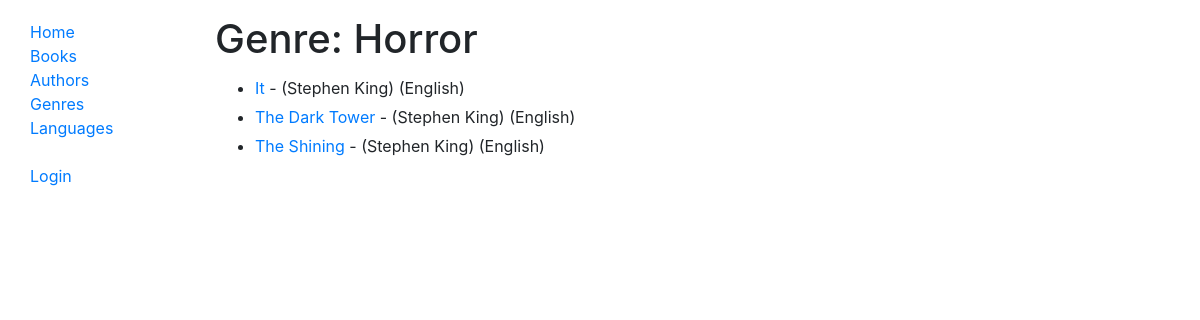
Page /catalog/genre/10 on the earlier database version.
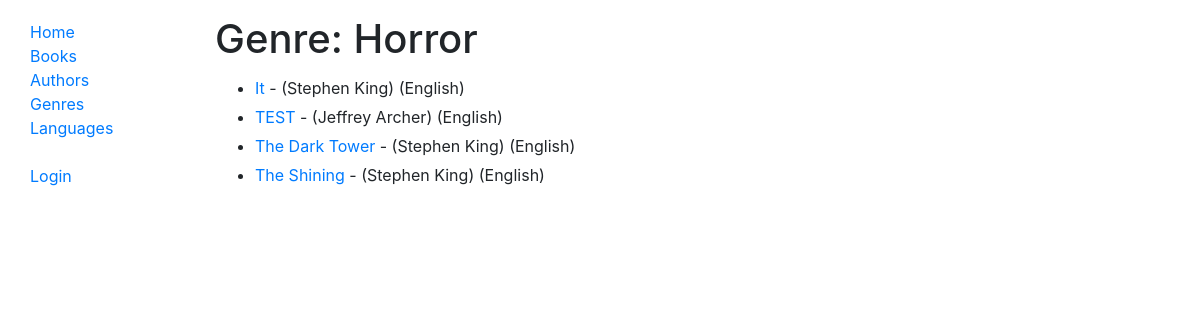
Same page on the later database version.
### catalog/models.py (models this page shows, shortened)
class Book(models.Model):
    title = models.CharField(max_length=200)
    author = models.ForeignKey('Author', on_delete=models.SET_NULL, null=True)
    summary = models.TextField(max_length=1000, help_text='Enter a brief description of the book')
    isbn = models.CharField('ISBN', max_length=13, help_text='13 Character <a href="https://www.isbn-international.org/content/what-isbn">ISBN number</a>')
    language = models.ForeignKey(Language, on_delete=models.SET_NULL, null=True)
    genre = models.ManyToManyField(Genre, help_text='Select a genre for this book')
    class Meta:
        ordering = ['title', 'language']
    def display_genre(self):
        """Create a string for the Genre. This is required to display genre in Admin."""
        return ', '.join(genre.name for genre in self.genre.all()[:5])
    display_genre.short_description = 'Genre'
    def __str__(self):
        return self.title

class Author(models.Model):
    first_name = models.CharField(max_length=100)
    last_name = models.CharField(max_length=100)
    date_of_birth = models.DateField(null=True, blank=True)
    date_of_death = models.DateField('Died', null=True, blank=True)
    image = models.ImageField(default='default.jpg', blank=True)
    class Meta:
        ordering = ['last_name', 'first_name']
    def __str__(self):
        return f'{self.first_name} {self.last_name}'

class Language(models.Model):
    name = models.CharField('Language', max_length=200,
                            help_text="Enter the book's language (e.g. English, French, Japanese etc.)")
    def __str__(self):
        return self.name

### catalog/views.py (the view)
# urls.py: path('genre/<int:pk>', views.GenreDetailView.as_view(), name='genre-detail'),
class GenreDetailView(generic.DetailView):
    model = Genre

### catalog/models.py (called while the page is built)
    def __str__(self):
        return self.name

### catalog/templates/catalog/genre_detail.html (shortened to what this page needs)
{% extends "base_generic.html" %}
{% block content %}
<h1 style="padding-top: 15px">Genre: {{ genre }}</h1>
<ul>
{% for book in genre.book_set.all %}
	<div>
	<li style="padding-top: 5px"><a href="{% url 'book-detail' book.pk %}">{{book}}</a>
	 - ({{book.author}}) ({{book.language}})
	</li>
	</div>
{% endfor %}
</ul>
{% endblock %}

Differences in the rows shown:
added Book: title "TEST", author "Jeffrey Archer", language "English"
